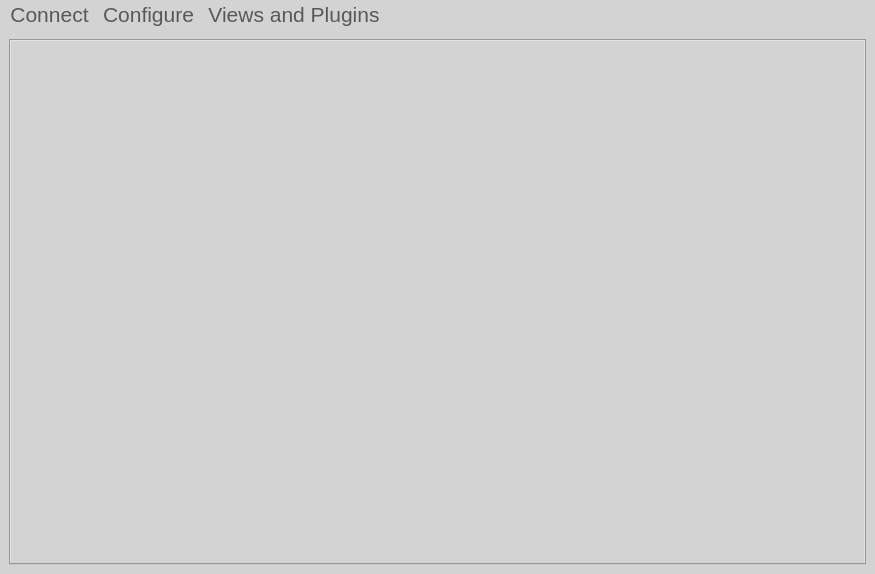
<?xml version="1.0" encoding="UTF-8"?>
<ui version="4.0">
 <class>MainWindow</class>
 <widget class="QMainWindow" name="MainWindow">
  <property name="geometry">
   <rect>
    <x>0</x>
    <y>0</y>
    <width>875</width>
    <height>574</height>
   </rect>
  </property>
  <property name="minimumSize">
   <size>
    <width>800</width>
    <height>250</height>
   </size>
  </property>
  <property name="windowTitle">
   <string>MainWindow</string>
  </property>
  <property name="windowIcon">
   <iconset>
    <normaloff>../icons/logo.png</normaloff>../icons/logo.png</iconset>
  </property>
  <property name="styleSheet">
   <string notr="true">QWidget
{
    background-color: rgb(211,211,211);
    color: rgb(88, 88, 90);
    selection-background-color: rgb(21, 165, 137);
    selection-color: rgb(245, 244, 244);
    
	font: 16pt
}

QLabel
{
  background-color: rgb(211,211,211);
}

QLabel#error_label
{
   color: rgb(220, 130, 30);
}

QTabBar::tab:top:selected {
    background-color: rgb(21, 165, 137);
    color: rgb(88, 88, 90);
}

</string>
  </property>
  <property name="iconSize">
   <size>
    <width>400</width>
    <height>400</height>
   </size>
  </property>
  <widget class="QWidget" name="centralwidget">
   <property name="styleSheet">
    <string notr="true"/>
   </property>
   <layout class="QVBoxLayout" name="verticalLayout">
    <item>
     <widget class="QTabWidget" name="tab_widget">
      <property name="minimumSize">
       <size>
        <width>500</width>
        <height>200</height>
       </size>
      </property>
      <property name="font">
       <font>
        <pointsize>16</pointsize>
        <weight>50</weight>
        <italic>false</italic>
        <bold>false</bold>
       </font>
      </property>
      <property name="currentIndex">
       <number>-1</number>
      </property>
      <property name="usesScrollButtons">
       <bool>true</bool>
      </property>
     </widget>
    </item>
   </layout>
  </widget>
  <widget class="QMenuBar" name="menubar">
   <property name="geometry">
    <rect>
     <x>0</x>
     <y>0</y>
     <width>875</width>
     <height>29</height>
    </rect>
   </property>
   <property name="font">
    <font>
     <pointsize>16</pointsize>
     <weight>50</weight>
     <italic>false</italic>
     <bold>false</bold>
    </font>
   </property>
   <widget class="QMenu" name="main_menu">
    <property name="font">
     <font>
      <pointsize>16</pointsize>
      <weight>50</weight>
      <italic>false</italic>
      <bold>false</bold>
     </font>
    </property>
    <property name="title">
     <string>Connect</string>
    </property>
    <addaction name="action_connect"/>
    <addaction name="action_close_session"/>
    <addaction name="action_exit"/>
   </widget>
   <widget class="QMenu" name="config_menu">
    <property name="title">
     <string>Configure</string>
    </property>
    <addaction name="action_check_configuration"/>
    <addaction name="action_add_configuration"/>
   </widget>
   <widget class="QMenu" name="menuPlugins">
    <property name="enabled">
     <bool>false</bool>
    </property>
    <property name="title">
     <string>Views and Plugins</string>
    </property>
   </widget>
   <addaction name="main_menu"/>
   <addaction name="config_menu"/>
   <addaction name="menuPlugins"/>
  </widget>
  <action name="action_close_session">
   <property name="text">
    <string>Close Connection</string>
   </property>
   <property name="font">
    <font/>
   </property>
  </action>
  <action name="action_exit">
   <property name="text">
    <string>Exit iBridgessssssssss</string>
   </property>
   <property name="font">
    <font/>
   </property>
  </action>
  <action name="actionSearch">
   <property name="text">
    <string>Search</string>
   </property>
   <property name="font">
    <font/>
   </property>
  </action>
  <action name="actionSaveConfig">
   <property name="text">
    <string>Save configuration</string>
   </property>
   <property name="font">
    <font/>
   </property>
  </action>
  <action name="action_connect">
   <property name="text">
    <string>Connect to iRODS</string>
   </property>
  </action>
  <action name="action_check_configuration">
   <property name="text">
    <string>Check Configuration</string>
   </property>
  </action>
  <action name="action_add_configuration">
   <property name="text">
    <string>Add Configuration</string>
   </property>
  </action>
 </widget>
 <resources/>
 <connections/>
</ui>
